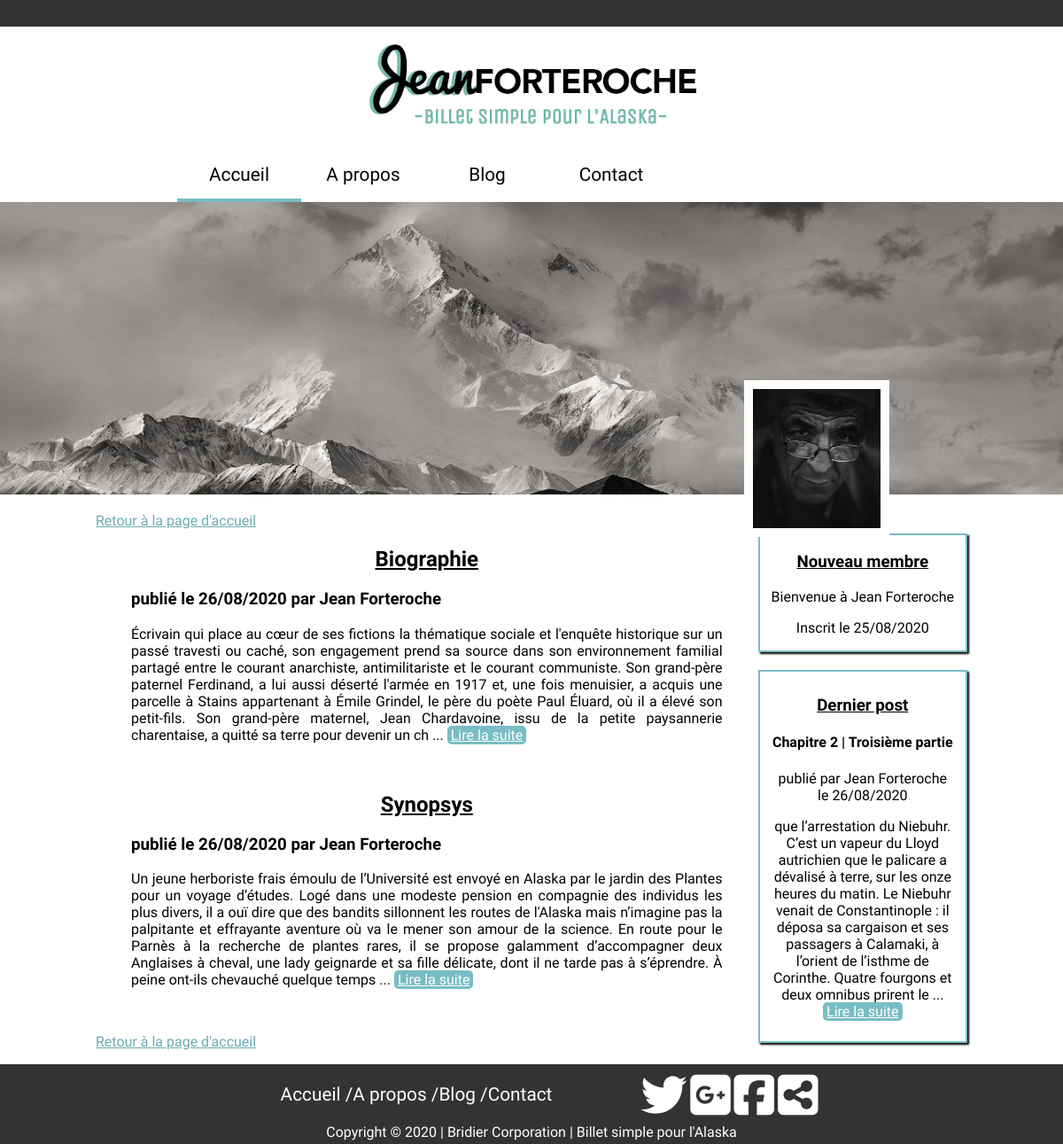
The app's page /index.php?action=about, older data.
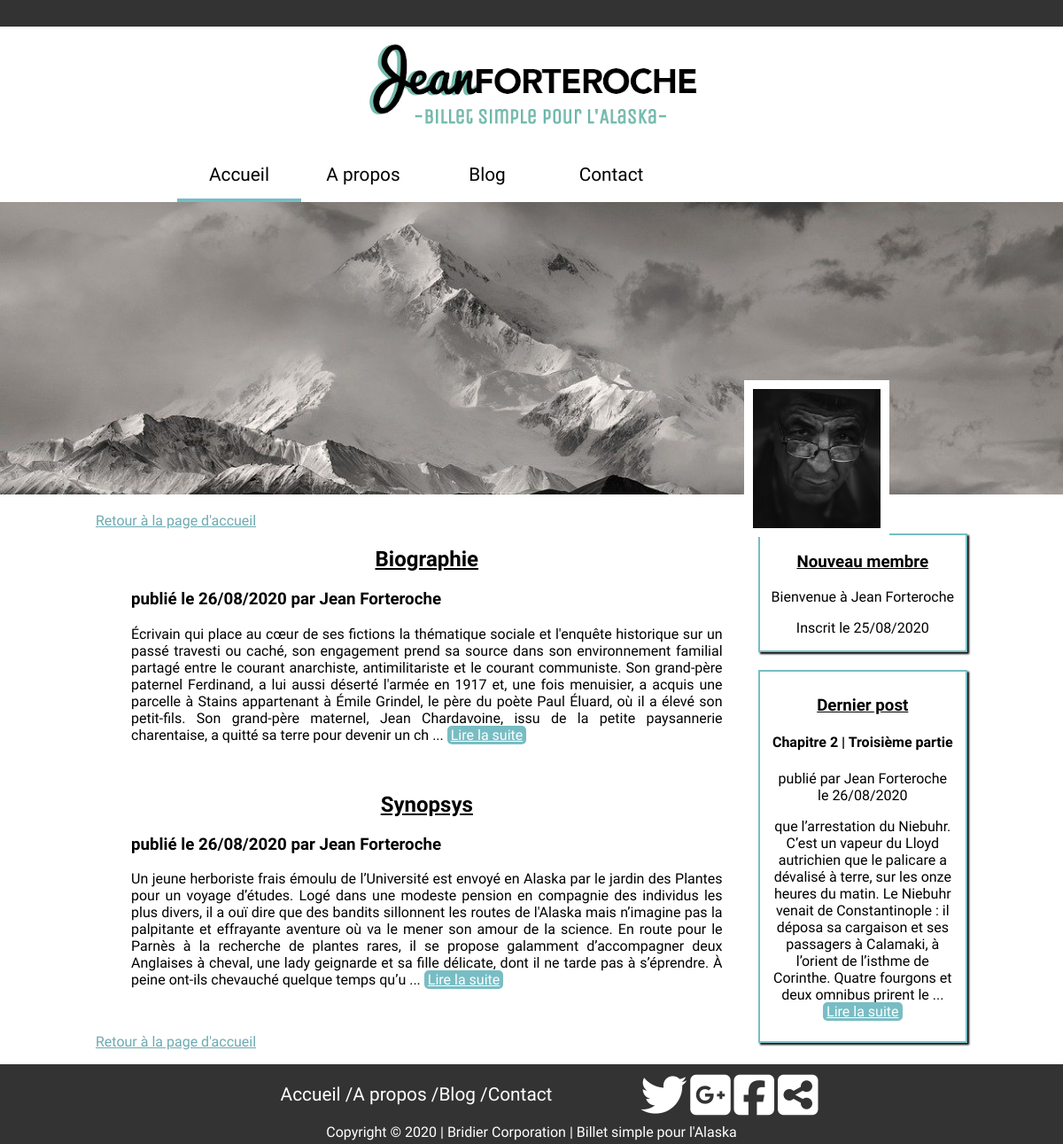
The same page, newer data.
### tables this page shows
CREATE TABLE `various` (
  `id` int(11) NOT NULL,
  `author` varchar(255) NOT NULL,
  `title` varchar(255) NOT NULL,
  `content` text NOT NULL,
  `date_creation` datetime NOT NULL DEFAULT CURRENT_TIMESTAMP
);

CREATE TABLE `users` (
  `id` int(11) NOT NULL,
  `id_status` int(11) NOT NULL,
  `firstName` varchar(255) NOT NULL,
  `lastName` varchar(255) NOT NULL,
  `pseudo` varchar(255) NOT NULL,
  `password` varchar(255) NOT NULL,
  `mail` varchar(255) NOT NULL,
  `date_inscription` datetime NOT NULL DEFAULT CURRENT_TIMESTAMP
);

CREATE TABLE `posts` (
  `id` int(11) NOT NULL,
  `author` varchar(255) NOT NULL,
  `title` varchar(255) NOT NULL,
  `content` text NOT NULL,
  `date_creation` datetime NOT NULL DEFAULT CURRENT_TIMESTAMP
);

### controller/controller.php (called while the page is built, shortened)
<?php
require_once('model/postManager.php');
require_once('model/userManager.php');
require_once('model/variousManager.php');
function about()
{
    require('rightBlockController.php');
    $variousManager = new VariousManager();
    $getFullVarious = $variousManager->getFullVarious();
    require('view/aboutView.php');
}

### model/variousManager.php (called while the page is built, shortened)
<?php
class VariousManager extends Manager
{
    public function getFullVarious()
    {
        $db = $this->dbConnect();
        $req = $db->query('SELECT id,author, title, LEFT( content, 600 ) AS content, DATE_FORMAT(date_creation, \'%d/%m/%Y\') AS date_creation FROM various');
        return $req;
    }
}

### model/userManager.php (called while the page is built, shortened)
<?php
class UserManager extends Manager
{
    public function getLastUser()
    {
        $db = $this->dbConnect();
        $req = $db->query('SELECT id, pseudo, DATE_FORMAT(date_inscription, \'%d/%m/%Y\') AS date_inscirption FROM users ORDER BY id DESC
        LIMIT 1');
        $lastUser = $req->fetch();
        return $lastUser;
    }
}

### controller/rightBlockController.php (called while the page is built)
<?php
$postManager = new PostManager();
$userManager = new UserManager();
$lastUser = $userManager->getLastUser();
$lastPost = $postManager->lastPost();

### model/postManager.php (called while the page is built, shortened)
<?php
class PostManager extends Manager
{
    public function lastPost()
    {
        $db = $this->dbConnect();
        $req = $db->query('SELECT id,author, title, LEFT( content, 300 ) AS content, DATE_FORMAT(date_creation, \'%d/%m/%Y\') AS date_creation FROM posts ORDER BY id DESC LIMIT 1');
        $lastPost = $req->fetch();
        return $lastPost;
    }
}

### view/aboutView.php (the view, shortened to what this page needs)
<p class="homePage"><a href="index.php">Retour à la page d'accueil</a></p>
<?php
while ($data = $getFullVarious->fetch())
{
?>
    <article class="leftBlock">
        <div class="<?=$data['title']?>">
            <h2><?=htmlspecialchars($data['title'])?></h2>
            <h3>publié le <?=htmlspecialchars($data['date_creation'])?> par <?=$data['author']?></h3>
            <p>
                <?=htmlspecialchars($data['content'])?>
                ... <a href="index.php?action=various&amp;id=<?=$data['id']?>" class="readMore">Lire la suite</a>
            </p>
            <br/>
        </div>
    </article>
<?php
}
?>
<p class="homePage"><a href="index.php">Retour à la page d'accueil</a></p>
<?php $content = ob_get_clean(); ?>
<?php require('template.php'); ?>

### index.php (shortened to what this page needs)
<?php
require('controller/controller.php');
try {
    if (isset($_GET['action'])) {
        if($_GET['action'] == 'various'){
                various($_GET['id']);
        }
        elseif($_GET['action'] == 'about'){
            about();
        }
        else{
            throw new Exception('Un probleme est survenue durant votre navigation et nous en somme désoler.');
        }
    }
    else {
        indexPosts();
    }
}
catch(Exception $e) {
    $errorMessage = $e->getMessage();
    require('view/errorView.php');
}

### view/template.php (shortened to what this page needs)
<!DOCTYPE html>
<html>
    <head>
        <link href="public/css/style.css" rel="stylesheet" />
    </head>
    <body>
        <head>
            <div class="headband"></div>
            <p class="logo"><img src="public/img/logo_400.png" alt="logo de Jean"></p>
            <nav>
                <ul class="menu">
                    <li class="buttonMenu accueil"><a href="">Accueil</a></li>
                    <li class="buttonMenu a_propos"><a href="index.php?action=about">A propos</a></li>
                    <li class="buttonMenu blog"><a href="">Blog</a></li>
                    <li class="buttonMenu contact"><a href="">Contact</a></li>
                </ul>
            </nav>
            <div class="banniere">
                <img src="public/img/banniere.jpg" alt="paysage Alaska" class="paysage">
                <img src="public/img/jean_f.jpg" alt="Portrait de Jean Forteroche" class="portrait">
            </div>
        </head>
        <section class="section">
            <section class="leftSection">
                <?= $content ?>
            </section>
            <section class="rightSection">
                <article class="lastUser">
                    <h3>Nouveau membre</h3>
                    <p>Bienvenue à <?=htmlspecialchars($lastUser['pseudo'])?></p>
                    <p>Inscrit le <?=htmlspecialchars($lastUser['date_inscirption'])?></p>
                </article>
                <article class="lastPost">
                    <h3>Dernier post</h3>
                    <h4><?=htmlspecialchars($lastPost['title'])?></h4>
                    <p>publié par <?=htmlspecialchars($lastPost['author'])?><br /> le <?=htmlspecialchars($lastPost['date_creation'])?></p>
                    <p>
                        <?=htmlspecialchars($lastPost['content'])?>
                        ... <a href="index.php?action=post&amp;id=<?=$lastPost['id']?>" class="readMore">Lire la suite</a>
                    </p>
                </article>
            </section>
        </section>
        <footer>
            <div class="footer_block">
                <ul class="footer_menu">
                    <li><a href="">Accueil / </a></li>
                    <li><a href="">A propos / </a></li>
                    <li><a href="">Blog / </a></li>
                    <li><a href="">Contact</a></li>
                </ul>
                <ul class="footer_social_network">
                    <li><a href=""><i class="fab fa-twitter"></i></a></li>
                    <li><a href=""><i class="fab fa-google-plus-square"></i></a></li>
                    <li><a href=""><i class="fab fa-facebook-square"></i></a></li>
                    <li><a href=""><i class="fas fa-share-alt-square"></i></a></li>
                </ul>
            </div>
            <p class='copyright'>Copyright © 2020 | Bridier Corporation | Billet simple pour l'Alaska </p>
        </footer>
    </body>
</html>

### public/css/style.css (style rules this page uses)
body { margin:0; font-family: 'Unica One', cursive; }
.headband { height: 30px; background-color: rgb(51, 51, 51); }
.logo { text-align: center; margin: 0px; }
.menu { margin:auto; display: flex; justify-content: flex-start; width: 70%; }
.buttonMenu { width: 110px; padding: 15px; text-align: center; list-style: none; }
.menu a, footer a { text-decoration:none; color:black; font-size: 1.3em; font-family: 'Unica One', cursive; }
.accueil { border-bottom: 4px solid rgb(118, 188, 195); }
.banniere { position: relative; }
.paysage { width: 100%; }
.portrait { position: absolute; top: 60%; left: 70%; width: 12%; padding:10px; background-color: white; position: absolute; }
footer { background-color: rgb(51, 51, 51); height: 90px; }
footer ul { text-align: center; list-style: none; }
footer a, .copyright { color: white; }
.footer_block { display: flex; justify-content: center; align-items: center; }
.footer_menu { display: flex; margin:0px; }
.footer_social_network { display: flex; font-size: 2.5em; justify-content: space-between; padding: 6px 0px 0px 100px; width: 200px; margin:0px; }
.copyright { margin:0px; text-align: center; font-family: 'Unica One', cursive; }
.section { width:82%; margin: auto; display: flex; justify-content: space-between; }
.leftSection { width: 80%; }
.leftSection h2, .rightSection h3 { text-decoration: underline; }
.rightSection { width: 249px; margin-top: 40px; text-align: center; }
.lastUser { height: 130px; }
.lastPost { margin-top: 20px; padding: 8px;; }
.lastUser, .lastPost { box-shadow: 2px 2px 2Px black; border: 2px solid rgb(120, 189, 196); }
.leftSection h2 { text-align: center; }
.readMore { padding: 1px 4Px; background-color: rgb(120, 189, 196); color: white; border-radius: 5px;; }
.leftBlock { text-align: justify; margin: 0px 40px; }
.homePage a { color: rgb(109, 170, 177); }

Row changes from the older to the newer data that the page shows:
changed various "Synopsys": content "…ont-ils chevauché quelque temps" → "…ont-ils chevauché quelque temps qu’u"
